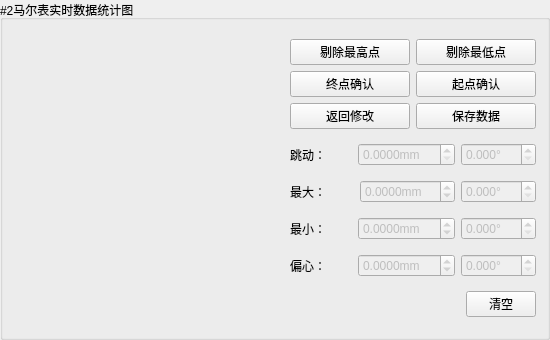
           <widget class="QGroupBox" name="groupBox_9">
            <property name="minimumSize">
             <size>
              <width>550</width>
              <height>340</height>
             </size>
            </property>
            <property name="maximumSize">
             <size>
              <width>16777215</width>
              <height>350</height>
             </size>
            </property>
            <property name="title">
             <string>#2马尔表实时数据统计图</string>
            </property>
            <layout class="QGridLayout" name="gridLayout_9">
             <item row="0" column="0" rowspan="6">
              <widget class="QChartMouseEvent" name="dataStaticGraphicTwo" native="true"/>
             </item>
             <item row="0" column="1">
              <layout class="QGridLayout" name="gridLayout_8">
               <item row="0" column="1">
                <widget class="QPushButton" name="removeLowestPoint_2">
                 <property name="minimumSize">
                  <size>
                   <width>120</width>
                   <height>0</height>
                  </size>
                 </property>
                 <property name="maximumSize">
                  <size>
                   <width>120</width>
                   <height>16777215</height>
                  </size>
                 </property>
                 <property name="text">
                  <string>剔除最低点</string>
                 </property>
                </widget>
               </item>
               <item row="1" column="1">
                <widget class="QPushButton" name="startMakesure_2">
                 <property name="minimumSize">
                  <size>
                   <width>120</width>
                   <height>0</height>
                  </size>
                 </property>
                 <property name="maximumSize">
                  <size>
                   <width>120</width>
                   <height>16777215</height>
                  </size>
                 </property>
                 <property name="text">
                  <string>起点确认</string>
                 </property>
                </widget>
               </item>
               <item row="1" column="0">
                <widget class="QPushButton" name="endMakesure_2">
                 <property name="maximumSize">
                  <size>
                   <width>120</width>
                   <height>16777215</height>
                  </size>
                 </property>
                 <property name="text">
                  <string>终点确认</string>
                 </property>
                </widget>
               </item>
               <item row="0" column="0">
                <widget class="QPushButton" name="removeHighestPoint_2">
                 <property name="minimumSize">
                  <size>
                   <width>120</width>
                   <height>0</height>
                  </size>
                 </property>
                 <property name="maximumSize">
                  <size>
                   <width>120</width>
                   <height>16777215</height>
                  </size>
                 </property>
                 <property name="text">
                  <string>剔除最高点</string>
                 </property>
                </widget>
               </item>
               <item row="2" column="0">
                <widget class="QPushButton" name="undoAxialModify">
                 <property name="text">
                  <string>返回修改</string>
                 </property>
                </widget>
               </item>
               <item row="2" column="1">
                <widget class="QPushButton" name="saveAxialCurrentData">
                 <property name="text">
                  <string>保存数据</string>
                 </property>
                </widget>
               </item>
              </layout>
             </item>
             <item row="1" column="1">
              <layout class="QHBoxLayout" name="horizontalLayout_28">
               <item>
                <widget class="QLabel" name="label_103">
                 <property name="minimumSize">
                  <size>
                   <width>35</width>
                   <height>0</height>
                  </size>
                 </property>
                 <property name="maximumSize">
                  <size>
                   <width>72</width>
                   <height>35</height>
                  </size>
                 </property>
                 <property name="text">
                  <string>跳动：</string>
                 </property>
                </widget>
               </item>
               <item>
                <widget class="QDoubleSpinBox" name="sensorTwoBeatValue">
                 <property name="enabled">
                  <bool>false</bool>
                 </property>
                 <property name="minimumSize">
                  <size>
                   <width>0</width>
                   <height>0</height>
                  </size>
                 </property>
                 <property name="maximumSize">
                  <size>
                   <width>16777215</width>
                   <height>16777215</height>
                  </size>
                 </property>
                 <property name="suffix">
                  <string>mm</string>
                 </property>
                 <property name="decimals">
                  <number>4</number>
                 </property>
                 <property name="maximum">
                  <double>999.000000000000000</double>
                 </property>
                </widget>
               </item>
               <item>
                <widget class="QDoubleSpinBox" name="sensorTwoBeatAngle">
                 <property name="enabled">
                  <bool>false</bool>
                 </property>
                 <property name="minimumSize">
                  <size>
                   <width>0</width>
                   <height>0</height>
                  </size>
                 </property>
                 <property name="maximumSize">
                  <size>
                   <width>16777215</width>
                   <height>16777215</height>
                  </size>
                 </property>
                 <property name="suffix">
                  <string>°</string>
                 </property>
                 <property name="decimals">
                  <number>3</number>
                 </property>
                 <property name="maximum">
                  <double>999.000000000000000</double>
                 </property>
                </widget>
               </item>
              </layout>
             </item>
             <item row="2" column="1">
              <layout class="QHBoxLayout" name="horizontalLayout_101">
               <item>
                <widget class="QLabel" name="label_104">
                 <property name="minimumSize">
                  <size>
                   <width>35</width>
                   <height>0</height>
                  </size>
                 </property>
                 <property name="maximumSize">
                  <size>
                   <width>80</width>
                   <height>35</height>
                  </size>
                 </property>
                 <property name="text">
                  <string>最大：</string>
                 </property>
                </widget>
               </item>
               <item>
                <widget class="QDoubleSpinBox" name="sensorTwoMaxValue">
                 <property name="enabled">
                  <bool>false</bool>
                 </property>
                 <property name="suffix">
                  <string>mm</string>
                 </property>
                 <property name="decimals">
                  <number>4</number>
                 </property>
                 <property name="minimum">
                  <double>-99.000000000000000</double>
                 </property>
                 <property name="maximum">
                  <double>90.989999999999995</double>
                 </property>
                </widget>
               </item>
               <item>
                <widget class="QDoubleSpinBox" name="sensorTwoMaxAngle">
                 <property name="enabled">
                  <bool>false</bool>
                 </property>
                 <property name="suffix">
                  <string>°</string>
                 </property>
                 <property name="decimals">
                  <number>3</number>
                 </property>
                 <property name="maximum">
                  <double>999.000000000000000</double>
                 </property>
                </widget>
               </item>
              </layout>
             </item>
             <item row="3" column="1">
              <layout class="QHBoxLayout" name="horizontalLayout_107">
               <item>
                <widget class="QLabel" name="label_106">
                 <property name="maximumSize">
                  <size>
                   <width>80</width>
                   <height>16777215</height>
                  </size>
                 </property>
                 <property name="text">
                  <string>最小：</string>
                 </property>
                </widget>
               </item>
               <item>
                <widget class="QDoubleSpinBox" name="sensorTwoMinValue">
                 <property name="enabled">
                  <bool>false</bool>
                 </property>
                 <property name="suffix">
                  <string>mm</string>
                 </property>
                 <property name="decimals">
                  <number>4</number>
                 </property>
                 <property name="minimum">
                  <double>-99.000000000000000</double>
                 </property>
                 <property name="maximum">
                  <double>999.000000000000000</double>
                 </property>
                </widget>
               </item>
               <item>
                <widget class="QDoubleSpinBox" name="sensorTwoMinAngle">
                 <property name="enabled">
                  <bool>false</bool>
                 </property>
                 <property name="suffix">
                  <string>°</string>
                 </property>
                 <property name="decimals">
                  <number>3</number>
                 </property>
                 <property name="maximum">
                  <double>999.000000000000000</double>
                 </property>
                </widget>
               </item>
              </layout>
             </item>
             <item row="4" column="1">
              <layout class="QHBoxLayout" name="horizontalLayout_106">
               <item>
                <widget class="QLabel" name="label_105">
                 <property name="minimumSize">
                  <size>
                   <width>50</width>
                   <height>0</height>
                  </size>
                 </property>
                 <property name="maximumSize">
                  <size>
                   <width>80</width>
                   <height>16777215</height>
                  </size>
                 </property>
                 <property name="text">
                  <string>偏心：</string>
                 </property>
                </widget>
               </item>
               <item>
                <widget class="QDoubleSpinBox" name="sensorTwoBiasValue">
                 <property name="enabled">
                  <bool>false</bool>
                 </property>
                 <property name="minimumSize">
                  <size>
                   <width>0</width>
                   <height>0</height>
                  </size>
                 </property>
                 <property name="suffix">
                  <string>mm</string>
                 </property>
                 <property name="decimals">
                  <number>4</number>
                 </property>
                 <property name="minimum">
                  <double>-99.000000000000000</double>
                 </property>
                 <property name="maximum">
                  <double>999.000000000000000</double>
                 </property>
                </widget>
               </item>
               <item>
                <widget class="QDoubleSpinBox" name="sensorTwoBiasAngle">
                 <property name="enabled">
                  <bool>false</bool>
                 </property>
                 <property name="suffix">
                  <string>°</string>
                 </property>
                 <property name="decimals">
                  <number>3</number>
                 </property>
                 <property name="maximum">
                  <double>999.000000000000000</double>
                 </property>
                </widget>
               </item>
              </layout>
             </item>
             <item row="5" column="1">
              <layout class="QHBoxLayout" name="horizontalLayout_47">
               <item>
                <widget class="QLabel" name="startAndEndPoint_2">
                 <property name="text">
                  <string/>
                 </property>
                </widget>
               </item>
               <item>
                <widget class="QPushButton" name="clearAxialPoint">
                 <property name="minimumSize">
                  <size>
                   <width>70</width>
                   <height>0</height>
                  </size>
                 </property>
                 <property name="maximumSize">
                  <size>
                   <width>70</width>
                   <height>16777215</height>
                  </size>
                 </property>
                 <property name="text">
                  <string>清空</string>
                 </property>
                </widget>
               </item>
              </layout>
             </item>
            </layout>
           </widget>
